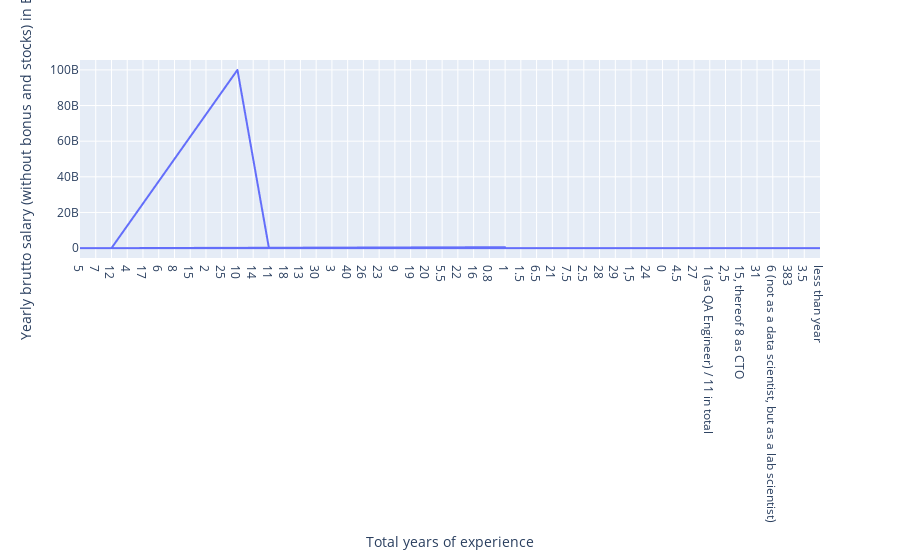

Write notebook code for a chart like this one.
### Code cell
fig1=px.line(data_20,x='Total years of experience',y='Yearly brutto salary (without bonus and stocks) in EUR')
fig1.show()

### Figure 1 — Plotly figure (JSON) as saved in the notebook; plotly's stock layout.template omitted (floating-point values rounded to 4 significant figures; data arrays with more than 128 entries replaced by an {"elided": "..."} marker saying what was removed)
{"data": [{"hovertemplate": "Total years of experience=%{x}<br>Yearly brutto salary (without bonus and stocks) in EUR=%{y}<extra></extra>", "legendgroup": "", "line": {"color": "#636efa", "dash": "solid"}, "mode": "lines", "name": "", "showlegend": false, "type": "scattergl", "x": {"elided": "1253 str values"}, "xaxis": "x", "y": {"elided": "1253 float values"}, "yaxis": "y"}], "layout": {"legend": {"tracegroupgap": 0}, "margin": {"t": 60}, "xaxis": {"anchor": "y", "domain": [0, 1], "title": {"text": "Total years of experience"}}, "yaxis": {"anchor": "x", "domain": [0, 1], "title": {"text": "Yearly brutto salary (without bonus and stocks) in EUR"}}}}
